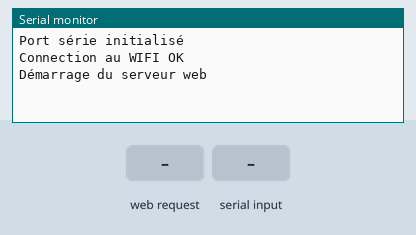
Recording of a sketch running on a simulated ESP8266 (NodeMCU). On the bench: the last lines printed to the serial monitor. Inputs (shaded band) come from the test bench. WiFi joins after 1.5 s; servers stay silent unless stated.

Above: at 2.7 s.
2.8 s: HTTP request GET / received
At 4.0 s:
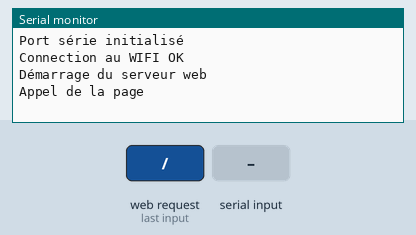
4.3 s: "FID;1\n" received over the second serial link
At 5.3 s:
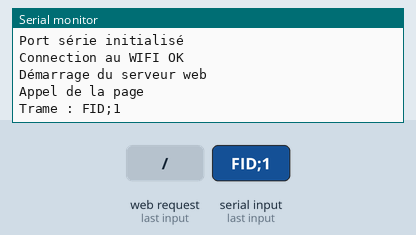
5.8 s: HTTP request GET /api/routeur received
At 6.4 s:
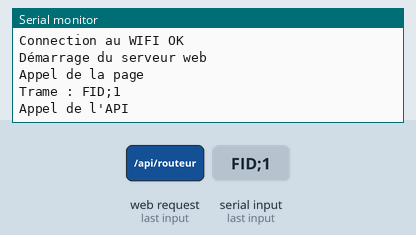
7.3 s: "EIB;1\n" received over the second serial link
At 8.5 s:
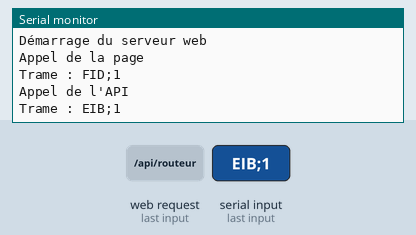
8.8 s: "MPC;1\n" received over the second serial link
At 9.9 s:
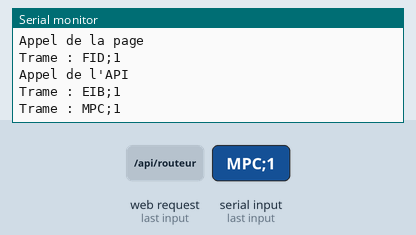
10.3 s: "REE;1\n" received over the second serial link
At 11.0 s:
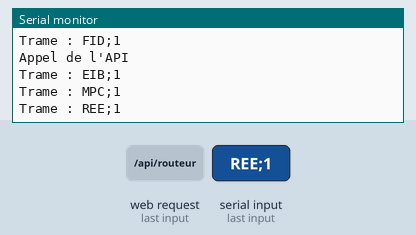

The sketch:

ESPRouterPV.ino
```cpp
#include <ArduinoOTA.h>
#include <WiFiUdp.h>
#include <SoftwareSerial.h>
#include "ESP8266WiFi.h"
#include <WiFiManager.h>
#include <ESP8266WebServer.h>
#include <ArduinoJson.h>

float CE = 2000; //puissance en W du chauffe eau

ESP8266WebServer server(80); //server web
SoftwareSerial mySerial;
WiFiManager wifiManager;
String msgweb;
const byte tab_Routeur_size = 128;
StaticJsonDocument<tab_Routeur_size> Tab_Routeur;

void setup() {
  WiFi.mode(WIFI_STA);
  Serial.begin(9600); //Permet la communication en serial

  // put your setup code here, to run once:
  //Création du point d'accès
  wifiManager.setConnectTimeout(60);
  wifiManager.setTimeout(60);
  wifiManager.autoConnect("RouteurPV_connecte");
  if (WiFi.status()!= WL_CONNECTED){
    ESP.reset();
  }
  mySerial.begin(9600, SWSERIAL_8N1, D1, D1, false, 256);
  Serial.println("Port série initialisé");
  Serial.println("Connection au WIFI OK");
  Serial.println("Démarrage du serveur web");
  server.on("/", result);
  server.on("/api/routeur", sendRouteur);
  server.begin();

  ArduinoOTA.setHostname("ESPRooterPV");
  ArduinoOTA.onStart([]() {
    Serial.println("OTA Start");
  });
  ArduinoOTA.onEnd([]() {
    Serial.println("\nOTA End");
  });
  ArduinoOTA.onProgress([](unsigned int progress, unsigned int total) {
    Serial.printf("Progress: %u%%\r", (progress / (total / 100)));
  });
  ArduinoOTA.onError([](ota_error_t error) {
    Serial.printf("Error[%u]: ", error);
    if (error == OTA_AUTH_ERROR) Serial.println("Auth Failed");
    else if (error == OTA_BEGIN_ERROR) Serial.println("Begin Failed");
    else if (error == OTA_CONNECT_ERROR) Serial.println("Connect Failed");
    else if (error == OTA_RECEIVE_ERROR) Serial.println("Receive Failed");
    else if (error == OTA_END_ERROR) Serial.println("End Failed");
  });
  ArduinoOTA.begin();
  Tab_Routeur["FID"]=0;
  Tab_Routeur["EIB"]=0;
  Tab_Routeur["MPC"]=0;
  Tab_Routeur["REE"]=0;
  Tab_Routeur["POR"]=0;
  Tab_Routeur["SPL"]=0;
  Tab_Routeur["VO2"]=0;

}

void loop() {
  // put your main code here, to run repeatedly:
  server.handleClient();
  ArduinoOTA.handle();
  //int i = 0;
  String command = "";

  String CRC = "999";
 // while(CRC.toInt()!=CRC8(command) && i< 100){
    if (mySerial.available()>0){
      command = mySerial.readStringUntil('\n');
      Serial.println("Trame : " + command);
      CRC = command.substring(command.indexOf('$')+1);
      //Serial.println ("CRC emetteur : " +   CRC);
      command = command.substring(0,command.indexOf('$'));
      //Serial.println("Data : " + command);
      //Serial.println("CRC Controle : " + (String)CRC8(command));
    }
 //   i++;
 // }
  if (CRC.toInt()==CRC8(command)){

    msgweb="";
    int commaIndex = 0;
    int secondcommaIndex = command.indexOf(';');
    while( secondcommaIndex!= -1){
      String message = command.substring(commaIndex,secondcommaIndex);
      String param = message.substring(0,message.indexOf('>'));
      String value = message.substring(message.indexOf('>')+1);
      if (param=="FID"){
        msgweb += "FireDelay : " + value + "<BR>";
        Tab_Routeur["FID"]=value.toFloat();
      }else if (param=="EIB"){
        msgweb += "Energy In Bucket : " + value  + "<BR>";
        Tab_Routeur["EIB"]=value.toFloat();
      }else if (param=="MPC"){
        msgweb += "Min Power Routable : " + value + "<BR>";
        Tab_Routeur["MPC"]=value.toFloat();
      }else if (param=="REE"){
        msgweb += "Real Energy : " + value+ "<BR>";
        Tab_Routeur["REE"]=value.toFloat();
      }else if (param=="POR"){
        msgweb += "Power Routed en % : " + (String)(value.toFloat()) + "<BR>Power Routed : " + (String)(value.toFloat()*CE/100) + "<BR>";
        if (value.toFloat()<0){
          Tab_Routeur["POR"]=0;
        } else {
         // Tab_Routeur["POR"]=value.toFloat()*CE/100;
         Tab_Routeur["POR"]=value.toFloat();
        }
      }else if (param=="SPL"){
        msgweb += "Samples : " + value+ "<BR>";
        Tab_Routeur["SPL"]=value.toFloat();
      }else if (param=="VO2"){
        msgweb += "Routage voie 2 : " + value+ "<BR>";
        Tab_Routeur["VO2"]=value.toFloat();
      //i++;
      }
      commaIndex = secondcommaIndex + 1;
      secondcommaIndex = command.indexOf(';',commaIndex);
    }
//  }else{
//    msgweb ="Serial - time out";
  }
 // msgweb ="<html lang=\"fr\"><head><meta http-equiv=\"refresh\" content=\"1\"></head><body>"+ msgweb + "</body></html>";
  /*if (mySerial.available()>0){
    msgweb ="";
    command = mySerial.readStringUntil('\n');
    Serial.println("Trame : " + command);
    String CRC = command.substring(command.indexOf('$')+1);
    Serial.println ("CRC emetteur : " +   CRC);
    command = command.substring(0,command.indexOf('$'));
    Serial.println("Data : " + command);
    Serial.println("CRC Controle : " + (String)CRC8(command));
    while(CRC.toInt()!=CRC8(command) && i< 100){ // tant que l'on n'a pas une trame complète et que l'on n'a pas fait 100 tentatives
      command = mySerial.readStringUntil('\n');
      Serial.println("Trame : " + command);
      CRC = command.substring(command.indexOf('$')+1);
      Serial.println ("CRC emetteur : " +   CRC);
      command = command.substring(0,command.indexOf('$'));
      Serial.println("Data : " + command);
      Serial.println("CRC Controle : " + (String)CRC8(command));
      i++;
    }
    if (i<100){
     int commaIndex = 0;
     int secondcommaIndex = command.indexOf(';');
     while( secondcommaIndex!= -1){
      String message = command.substring(commaIndex,secondcommaIndex);
      String param = message.substring(0,message.indexOf('>'));
      if (param=="FID"){
        msgweb += "FireDelay : " + message.substring(message.indexOf('>')+1)+ "<BR>";
      }else if (param=="EIB"){
        msgweb += "Energy In Bucket : " + message.substring(message.indexOf('>')+1) + "<BR>";
      }else if (param=="MPC"){
        msgweb += "Min Power Routable : " + message.substring(message.indexOf('>')+1) + "<BR>";
      }else if (param=="REE"){
        msgweb += "Real Energy : " + message.substring(message.indexOf('>')+1)+ "<BR>";
      }else if (param=="POR"){
        msgweb += "Power Routed : " + message.substring(message.indexOf('>')+1)+ "<BR>";
      }else if (param=="SPL"){
        msgweb += "Samples : " + message.substring(message.indexOf('>')+1)+ "<BR>";
        i++;
      }
      commaIndex = secondcommaIndex + 1;
      secondcommaIndex = command.indexOf(';',commaIndex);
    }
  } else {
    msgweb ="Time out";
  }
} else {
msgweb = "Serial non disponible<BR><BR>" + msgweb;
}
delay(100);*/
}

void result () {
 // Serial.println ("Appel de la page");
  //server.setContentLength(CONTENT_LENGTH_UNKNOWN);
  Serial.println ("Appel de la page");

  server.send(200, "text/html","<html lang=\"fr\"><head><meta http-equiv=\"refresh\" content=\"1\"></head><body>" + msgweb + "</body></html>");
  //Serial.println("Fin de l'appel");
}

void sendRouteur () {
  Serial.println ("Appel de l'API");
  char buffer[tab_Routeur_size];
  serializeJson(Tab_Routeur, buffer);
  server.send(200, "application/json",buffer);
  //Serial.println("Fin de l'API");
}

int CRC8(String stringData) {
  int len = stringData.length();
  int i = 0;
  byte crc = 0x00;
  while (len--) {
    byte extract = (byte) stringData.charAt(i++);
    for (byte tempI = 8; tempI; tempI--) {
      byte sum = (crc ^ extract) & 0x01;
      crc >>= 1;
      if (sum) {
        crc ^= 0x8C;
      }
      extract >>= 1;
    }
  }
  return crc;
}
```

Measured:
- after the input at 2.8 s, the serial monitor: prints a new line at once (image 1)
- after the input at 4.3 s, the serial monitor: prints a new line at once (image 2)
- after the input at 5.8 s, the serial monitor: prints a new line at once (image 3)
- after the input at 7.3 s, the serial monitor: prints a new line at once (image 4)
- after the input at 8.8 s, the serial monitor: prints a new line at once (image 5)
- after the input at 10.3 s, the serial monitor: prints a new line at once (image 6)
